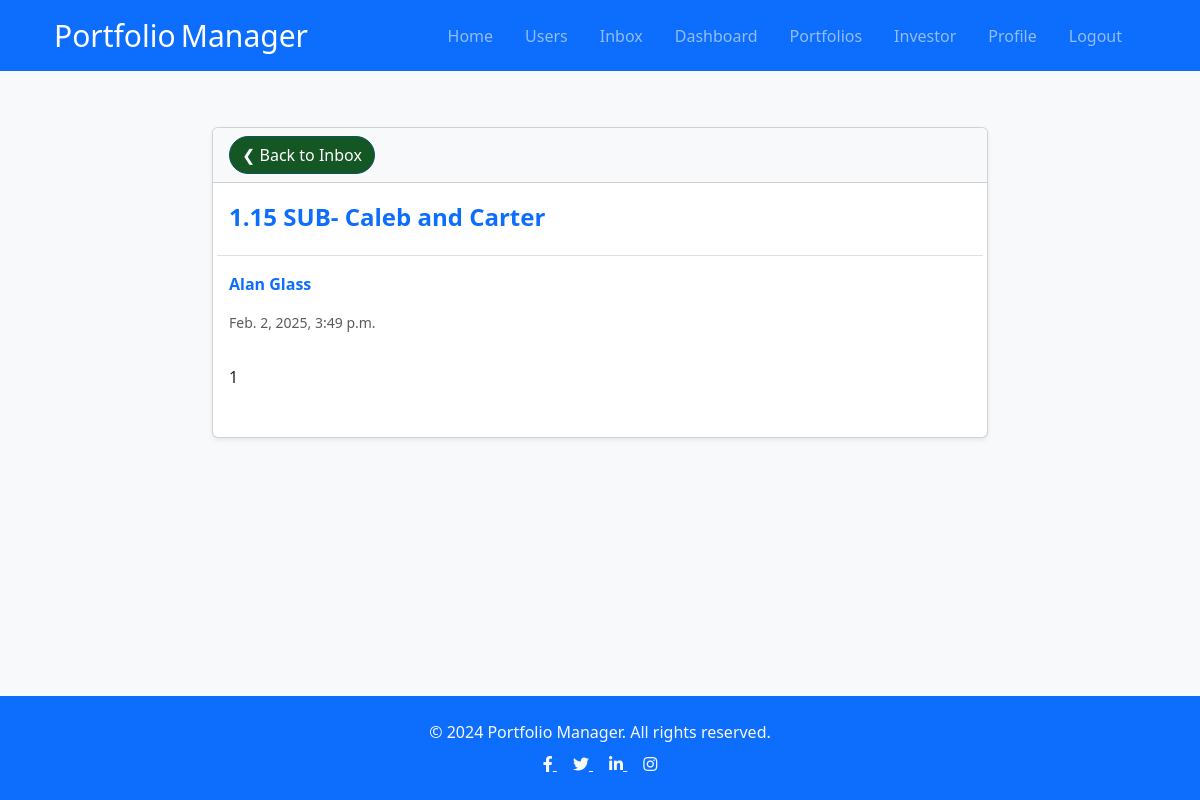
Screenshot of /message/515abdfd92824c4285d53c852b7ebf17/ (signed in) with the database file from the repository.
### users/models.py (models this page shows, shortened)
class Message(models.Model):
    sender = models.ForeignKey(Profile,on_delete=models.SET_NULL,null=True,blank=True)
    recipient = models.ForeignKey(Profile,on_delete=models.SET_NULL,null=True,blank=True,related_name="messages")
    name = models.CharField(max_length=200, null=True, blank=True)
    email = models.EmailField(max_length=200, null=True, blank=True)
    subject = models.CharField(max_length=200, null=True, blank=True)
    body = models.TextField()
    is_read = models.BooleanField(default=False,null=True)
    id = models.UUIDField(default=uuid.uuid4, unique=True, primary_key=True,editable=False)
    created = models.DateTimeField(auto_now_add=True)
    class Meta:
        ordering = ['is_read','-created']

### users/views.py (the view)
# urls.py: path('message/<str:pk>/', views.viewMessage, name= "message"),
@login_required(login_url='login')
def viewMessage (request,pk):
    profile = request.user.profile
    message = profile.messages.get(id=pk)
    if message.is_read == False:
        message.is_read = True
        message.save()
    context = {'message': message, 'profile':profile}
    return render(request, 'users/message.html', context)

### users/context_processors.py (called while the page is built)
def inbox_count(request):
    if request.user.is_authenticated:
        count = Message.objects.filter(recipient=request.user.profile, is_read=False).count()
        print ("MESSAGES",count)
        return {'inbox_count': count}
    return {'inbox_count': 0}

### users/templates/users/message.html
{% extends 'base.html' %}
{% block content %}
  <main class="container-sm my-5" style="max-width: 800px;">
    <div class="card shadow-sm">
      <div class="card-header bg-light">
        <a class="btn rounded-pill btn-primary" href="{% url 'inbox' %}">&#10094; Back to Inbox</a>
      </div>
      <div class="card-body">
        <div class="row border-bottom pb-3">
          <div class="col-12 text-md-start">
            <p class="mb-1 text-primary fw-bold fs-4">{{ message.subject }}</p>
          </div>
        </div>
        <div class="row py-3">
          <div class="col-12 text-md-start">
            {% if message.sender %}
            <a href="{% url 'profiles' %}" class="text-decoration-none fw-semibold text-primary">{{ message.name }}</a>
            {% else %}
            <p class="fw-semibold text-secondary">{{ message.name }}</p>
            {% endif %}
          </div>
        </div>
        <p class="text-muted small">{{ message.created }}</p>
        <div class="row py-3">
          <div class="col-12 text-md-start">
            <p>{{ message.body|linebreaksbr }}</p>
          </div>
        </div>
      </div>
    </div>
  </main>
  {% endblock content %}

### portfolio_manager/static/css/styles.css (style rules this page uses)
:root { --color-main: #662c39; --color-main-light: #e6faff; --color-sub: #3f4156; --color-sub-light: #51546e; --color-sub-lighter: rgb(215, 207, 218); --color-text: #737373; --color-gray: #8b8b8b; --color-light: #e5e7eb; --color-light-gray: #767676; --color-bg: #f8fafd; --color-white: #fffefd; --color-white-light: #f3f3f3; --color-success: #359e64; --color-success-bg: #def8e8; --color-info: #35869e; --color-info-bg: #def8eea6; --color-error: #fc4b0b; --color-error-bg: #fff233; --font-base: 'Poppins', arial, helvetica, 'Segoe UI', roboto, ubuntu, sans-serif; --font-monospace: 'Fira Code', 'Courier New', courier, monospace; --font-regular: 300; --font-medium: 500; --font-bold: 700; --generic-shadow: 1px 1px 5px #00000010; --generic-transition: all 0.3s ease-in-out; }
body { font-family: Arial, sans-serif; background-color: #f0f0f0; margin: 0; padding: 0; }
body { font-family: Arial, sans-serif; }
html, body { height: 100%; margin: 0; }

### rows the page displays
Message: subject "1.15 SUB- Caleb and Carter", name "Alan Glass", created "Feb. 2, 2025, 3:49 p.m.", body "1"
